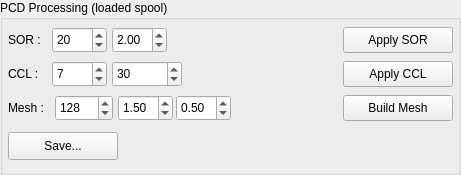
   <widget class="QGroupBox" name="groupBox_pcd_processing">
    <property name="geometry"><rect><x>890</x><y>795</y><width>461</width><height>175</height></rect></property>
    <property name="title"><string>PCD Processing (loaded spool)</string></property>
    <widget class="QLabel" name="label_proc_sor">
     <property name="geometry"><rect><x>8</x><y>30</y><width>40</width><height>20</height></rect></property>
     <property name="text"><string>SOR :</string></property>
    </widget>
    <widget class="QSpinBox" name="spin_pcd_sor_neighbors">
     <property name="geometry"><rect><x>52</x><y>27</y><width>55</width><height>26</height></rect></property>
     <property name="toolTip"><string>SOR: 이웃 점 수 (nb_neighbors)</string></property>
     <property name="minimum"><number>3</number></property>
     <property name="maximum"><number>200</number></property>
     <property name="value"><number>20</number></property>
    </widget>
    <widget class="QDoubleSpinBox" name="spin_pcd_sor_std_ratio">
     <property name="geometry"><rect><x>112</x><y>27</y><width>55</width><height>26</height></rect></property>
     <property name="toolTip"><string>SOR: 표준편차 비율 (std_ratio)</string></property>
     <property name="minimum"><double>0.1</double></property>
     <property name="maximum"><double>10.0</double></property>
     <property name="singleStep"><double>0.1</double></property>
     <property name="value"><double>2.0</double></property>
    </widget>
    <widget class="QPushButton" name="btn_pcd_sor_filter">
     <property name="geometry"><rect><x>343</x><y>27</y><width>110</width><height>26</height></rect></property>
     <property name="text"><string>Apply SOR</string></property>
    </widget>
    <widget class="QLabel" name="label_proc_ccl">
     <property name="geometry"><rect><x>8</x><y>64</y><width>40</width><height>20</height></rect></property>
     <property name="text"><string>CCL :</string></property>
    </widget>
    <widget class="QSpinBox" name="spin_pcd_ccl_level">
     <property name="geometry"><rect><x>52</x><y>61</y><width>55</width><height>26</height></rect></property>
     <property name="toolTip"><string>CCL: 옥트리 레벨 (복셀 크기 결정)</string></property>
     <property name="minimum"><number>1</number></property>
     <property name="maximum"><number>12</number></property>
     <property name="value"><number>7</number></property>
    </widget>
    <widget class="QSpinBox" name="spin_pcd_ccl_min_points">
     <property name="geometry"><rect><x>112</x><y>61</y><width>70</width><height>26</height></rect></property>
     <property name="toolTip"><string>CCL: 컴포넌트 최소 점 수</string></property>
     <property name="minimum"><number>1</number></property>
     <property name="maximum"><number>1000000</number></property>
     <property name="value"><number>30</number></property>
    </widget>
    <widget class="QPushButton" name="btn_pcd_ccl_filter">
     <property name="geometry"><rect><x>343</x><y>61</y><width>110</width><height>26</height></rect></property>
     <property name="text"><string>Apply CCL</string></property>
    </widget>
    <widget class="QLabel" name="label_proc_mesh">
     <property name="geometry"><rect><x>8</x><y>98</y><width>45</width><height>20</height></rect></property>
     <property name="text"><string>Mesh :</string></property>
    </widget>
    <widget class="QSpinBox" name="spin_mesh_resolution">
     <property name="geometry"><rect><x>55</x><y>95</y><width>58</width><height>26</height></rect></property>
     <property name="toolTip"><string>Mesh: 복셀 그리드 해상도</string></property>
     <property name="minimum"><number>32</number></property>
     <property name="maximum"><number>512</number></property>
     <property name="value"><number>128</number></property>
    </widget>
    <widget class="QDoubleSpinBox" name="spin_mesh_sigma">
     <property name="geometry"><rect><x>118</x><y>95</y><width>55</width><height>26</height></rect></property>
     <property name="toolTip"><string>Mesh: 가우시안 스무딩 sigma</string></property>
     <property name="minimum"><double>0.5</double></property>
     <property name="maximum"><double>10.0</double></property>
     <property name="singleStep"><double>0.1</double></property>
     <property name="value"><double>1.5</double></property>
    </widget>
    <widget class="QDoubleSpinBox" name="spin_mesh_level">
     <property name="geometry"><rect><x>176</x><y>95</y><width>55</width><height>26</height></rect></property>
     <property name="toolTip"><string>Mesh: 마칭큐브 isovalue</string></property>
     <property name="minimum"><double>0.1</double></property>
     <property name="maximum"><double>0.9</double></property>
     <property name="singleStep"><double>0.05</double></property>
     <property name="value"><double>0.5</double></property>
    </widget>
    <widget class="QPushButton" name="btn_mesh_convert">
     <property name="geometry"><rect><x>343</x><y>95</y><width>110</width><height>26</height></rect></property>
     <property name="text"><string>Build Mesh</string></property>
    </widget>
    <widget class="QPushButton" name="btn_pcd_save">
     <property name="geometry"><rect><x>8</x><y>132</y><width>110</width><height>28</height></rect></property>
     <property name="text"><string>Save...</string></property>
    </widget>
    <widget class="QLabel" name="label_pcd_proc_status">
     <property name="geometry"><rect><x>126</x><y>135</y><width>325</width><height>20</height></rect></property>
     <property name="text"><string></string></property>
    </widget>
   </widget>
